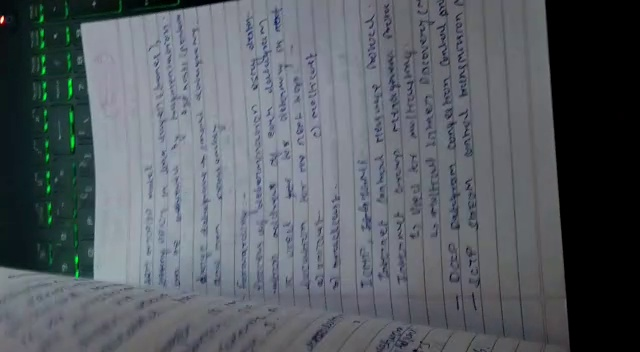
#> input picture Cropping/frame38.jpg, 640 x 352 px; its folder holds 2 pictures in this run
$ python scanner.py   (older library calls are emulated)
#> lines starting #> are read from the running program, lines starting #| are printed output that depends on the picture; after the words box and inside, x2 and y2 are one past the last pixel; in counts of white or black regions, pixels touching at a corner belong together
#> in main, image is the input picture: shape (352, 640, 3); mean B, G, R 100.1, 93.6, 87.6
from transform import four_point_transform
from skimage.filters import threshold_local
import numpy as np
import argparse
import cv2
import imutils
from ocr import preprocess,ocr


def edgeDetection(image):
	image = imutils.resize(image, height = 500)
#> image: shape (500, 909, 3)

	gray = cv2.cvtColor(image, cv2.COLOR_BGR2GRAY)
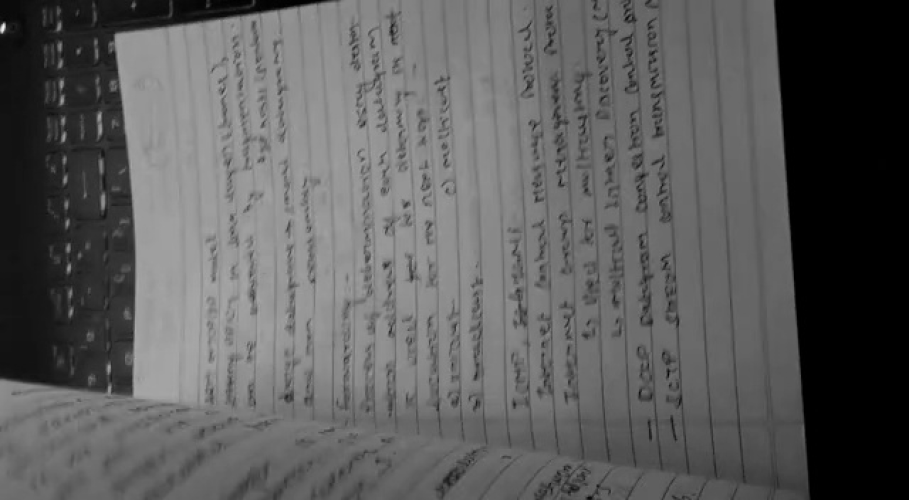
#> gray: shape (500, 909); min 0, max 242, mean 92.5
	gray = cv2.GaussianBlur(gray, (5, 5), 0)
	edged = cv2.Canny(gray, 75, 200)
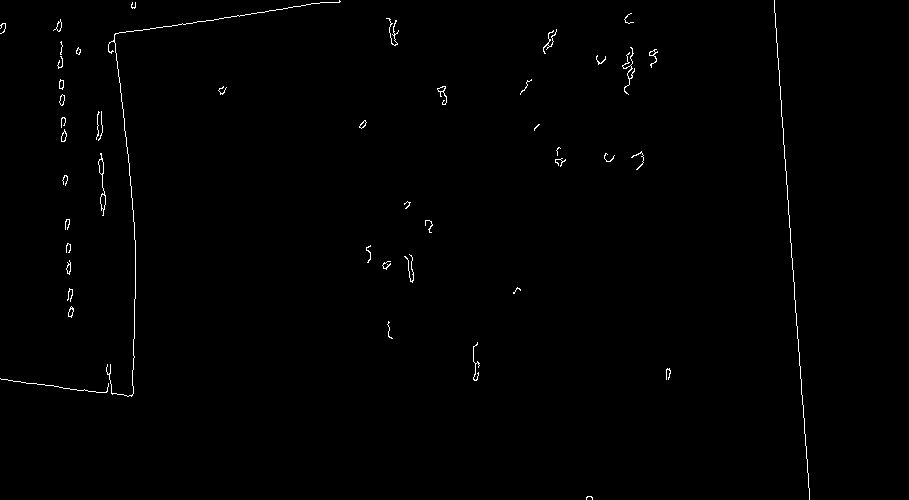
#> edged: shape (500, 909); 0.61% white in thin lines or dots, all inside (x1, y1, x2, y2) = (0, 0, 810, 500)

	# [4 lines of commented-out code are left out]
	return edged


def findContour(edged):

	cnts = cv2.findContours(edged.copy(), cv2.RETR_LIST, cv2.CHAIN_APPROX_SIMPLE)
#> cnts = 60 contours, 39 with area under 20; largest, box (x1, y1, x2, y2) and area: (98, 153, 106, 216) 126, (100, 194, 106, 210) 58, (98, 159, 104, 175) 56, (61, 129, 67, 142) 38, (59, 94, 65, 106) 37
	print(cnts)
#> (printed output is left out)
	cnts = cnts[0] if imutils.is_cv2() else cnts[1]
	print("******************************************************************")
	print(cnts)
	cnts = sorted(cnts, key = cv2.contourArea, reverse = True)[:5]
#> cnts = 5 contours; box (x1, y1, x2, y2) and area: (98, 153, 106, 216) 126, (100, 194, 106, 210) 58, (98, 159, 104, 175) 56, (61, 129, 67, 142) 38, (59, 94, 65, 106) 37

	for c in cnts:
		peri = cv2.arcLength(c, True)
		approx = cv2.approxPolyDP(c, 0.02 * peri, True)

		if len(approx) == 4:
			screenCnt = approx
			break
#> this loop made 5 passes
#> peri on passes 2 to 5: 34.73, 34.73, 29.9, 27.31
#> (peri, approx) on pass 1: (143.4, [[100, 153], [103, 215], [105, 195]])

	# [4 lines of commented-out code are left out]
#> (the run stopped early here; a loop or call above may not have finished)
